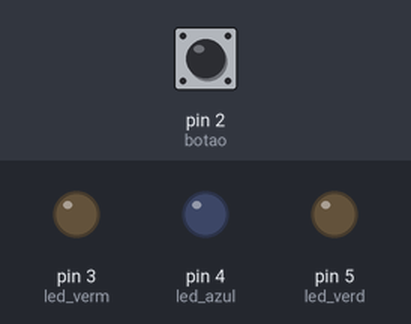
The sketch below on a simulated Arduino Uno, built with avr-gcc and run on an emulated ATmega328P. Shown: output pins drawn as LEDs (lit = HIGH). The inputs (shaded band) are chosen by the test bench; at power-on: pin 2 (botao) HIGH.

Above: at 1.2 s.
1.3 s: pin 2 (botao) pulled LOW for 1 s
At 1.67 s:
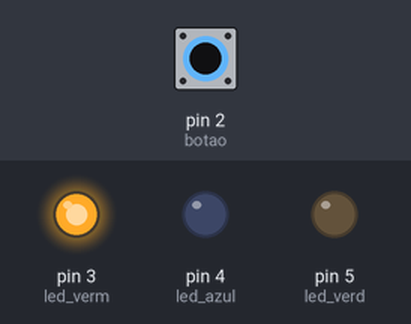
3.8 s: pin 2 (botao) pulled LOW for 0.15 s
At 4.8 s:
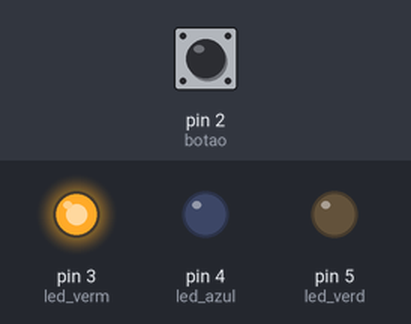
5.5 s: pin 2 (botao) pulled LOW for 3.2 s
At 9.6 s:
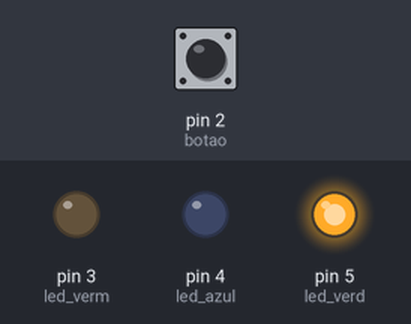
Timing chart, 0 to 11.1 s (numbered marks = the images above; inputs shaded):
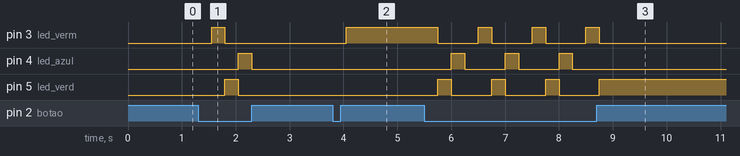

The sketch:

ExemploAula5.ino
```cpp
//Definir Variaveis
int botao = 2;
int led_verm = 3;
int led_azul = 4; //Defini cada componente em suas respectivas portas
int led_verd = 5;
int valor_botao = 0;
//Fase de setup
void setup()
{
  pinMode(botao, INPUT_PULLUP);
  pinMode(led_verm, OUTPUT);
  pinMode(led_azul, OUTPUT);
  pinMode(led_verd, OUTPUT);
}
void ligarVerm(int verm,int azul,int verd){
    digitalWrite(verm, HIGH);
      digitalWrite(azul, LOW);
      digitalWrite(verd, LOW);
}
//Feito à mão por José Gabriel Soares Menon - 22
void ligarAzul(int verm,int azul,int verd){
    digitalWrite(verm, LOW);
      digitalWrite(azul, HIGH);
      digitalWrite(verd, LOW);
}
void ligarVerd(int verm,int azul,int verd){
    digitalWrite(verm, LOW);
      digitalWrite(azul, LOW);
      digitalWrite(verd, HIGH);
}
void desligar(int verm,int azul,int verd){
    digitalWrite(verm, LOW);
      digitalWrite(azul, LOW);
      digitalWrite(verd, LOW);
      valor_botao = 0;
}
//Fase de acao
void loop()
{
  if(digitalRead(botao) == LOW){
      valor_botao++;
    delay(250);
  }
  switch(valor_botao){
      case 1: ligarVerm(led_verm, led_azul, led_verd); break;
    case 2: ligarVerd(led_verm, led_azul, led_verd); break;
    case 3: ligarAzul(led_verm, led_azul, led_verd); break;
    case 4:    desligar(led_verm, led_azul, led_verd); break;
  }
}
```

Measured:
- after the input at 1.3 s, pin 3 (led_verm): LOW → HIGH after 0.25 s, → LOW 0.25 s later; pin 4 (led_azul): LOW → HIGH after 0.75 s, → LOW 0.25 s later; pin 5 (led_verd): LOW → HIGH after 0.50 s, → LOW 0.25 s later
- after the input at 3.8 s, pin 3 (led_verm): LOW → HIGH after 0.25 s
- after the input at 5.5 s, pin 3 (led_verm): alternates HIGH for 0.25 s and LOW for 0.75 s, 7 changes in all, then stays LOW, starting after 0.25 s; pin 4 (led_azul): alternates HIGH for 0.25 s and LOW for 0.75 s, 6 changes in all, then stays LOW, starting after 0.50 s
